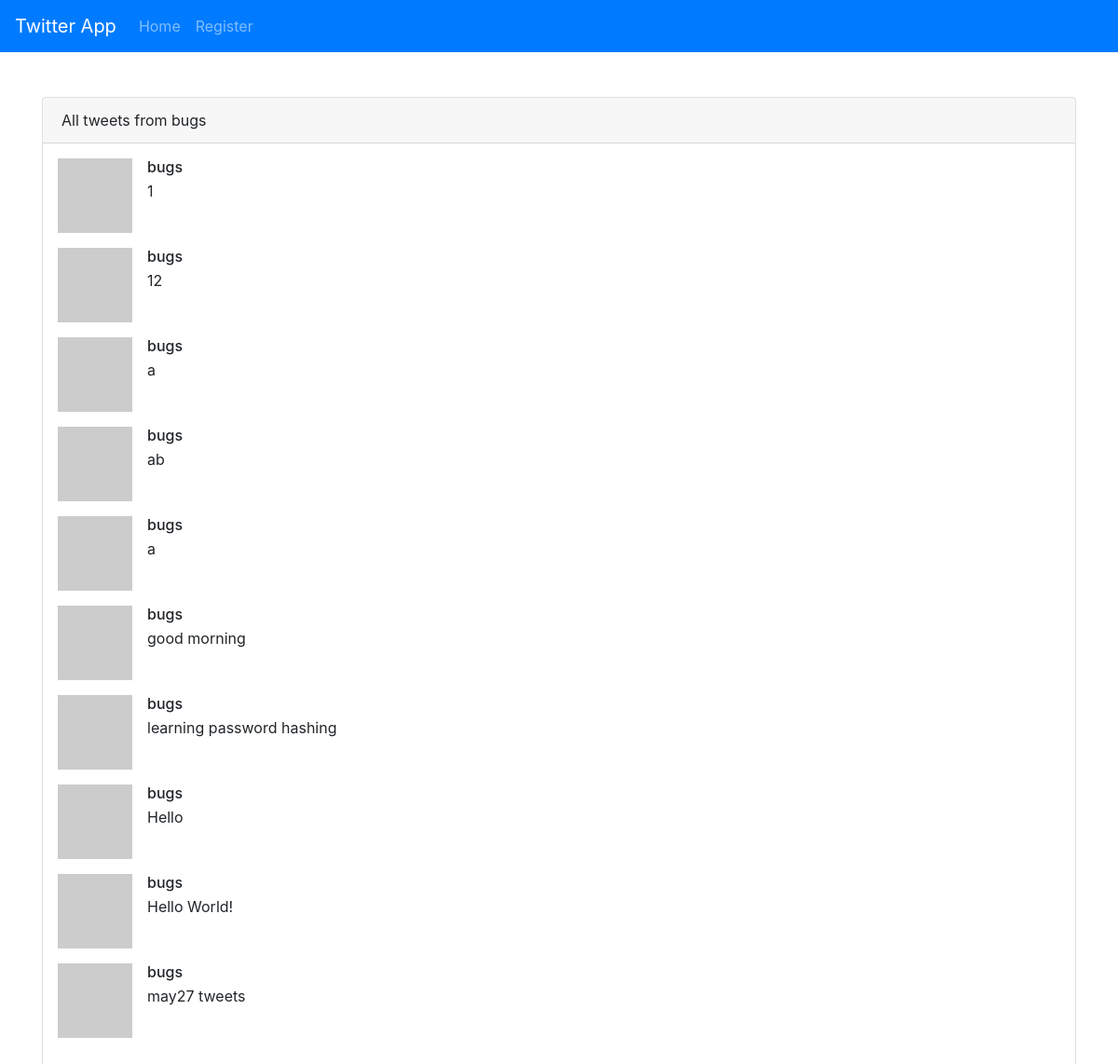
The app's page /tweets/bugs (signed in) with its own data.
### tables this page shows
CREATE TABLE tweets (
    _id integer primary key autoincrement,
    tweet text,
    username text
);

### main.py (the view)
@app.route('/tweets/<username>')
@app.route('/tweets')
def user_tweets(username=None):
    if 'user' not in session:
        return redirect(url_for('index'))
    if username:
        tweets = get_tweets_by_username(username)
    else:
        tweets = get_all_tweets()
    return render_template('tweets_page.html', tweets=tweets, tweet_user=username)

### db.py (called while the page is built)
def get_tweets_by_username(username):
    cursor.execute(
        'SELECT * FROM tweets WHERE username = :username', {'username': username})
    tweets = cursor.fetchmany(10)
    return tweets

### tweets.py (called while the page is built)
def get_tweets_by_username(username):
    return db.get_tweets_by_username(username)

### templates/tweets_page.html (shortened to what this page needs)
{% extends "base.html" %}
{% block content %}
<div class="card">
    <div class="card-header">
        {% if tweet_user %}
        All tweets from {{tweet_user}}
        {% else %}
        All tweets
        {% endif %}
    </div>
    <ul class="list-unstyled m-3">
        {% for tweet in tweets %}
        <li class="media mb-3">
            <img src="https://www.gravatar.com/avatar/94d093eda664addd6e450d7e9881bcad?s=32&d=identicon&r=PG"
                class="mr-3" alt="user">
            <div class="media-body">
                <h6 class="mt-0 mb-1">{{tweet[2]}}</h6>
                <p class="mb-0">{{tweet[1]}}</p>
            </div>
        </li>
        {% endfor %}
    </ul>
</div>
{% endblock %}

### records on screen
tweets: username "bugs", tweet "1"
tweets: username "bugs", tweet "12"
tweets: username "bugs", tweet "a"
tweets: username "bugs", tweet "ab"
tweets: username "bugs", tweet "a"
tweets: username "bugs", tweet "good morning"
tweets: username "bugs", tweet "learning password hashing"
tweets: username "bugs", tweet "Hello"
tweets: username "bugs", tweet "Hello World!"
tweets: username "bugs", tweet "may27 tweets"

### other values on screen
{{ tweet_user }} "bugs"
